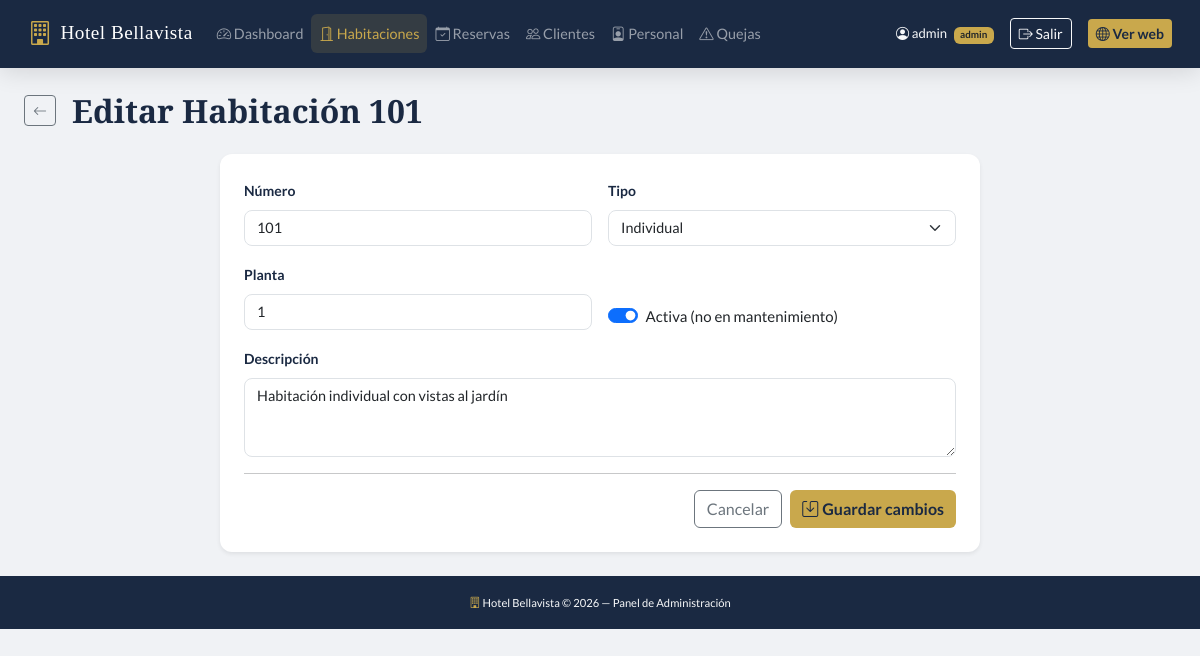
The app's page /admin/rooms/edit.php?id=1 (signed in) with its own data.
### tables this page shows
CREATE TABLE `room` (
  `room_id`         INT(10) NOT NULL AUTO_INCREMENT,
  `room_type_id`    INT(10) NOT NULL,
  `room_no`         VARCHAR(10) NOT NULL,
  `floor`           INT(5) NOT NULL DEFAULT 1,
  `status`          TINYINT(1) NOT NULL DEFAULT 1 COMMENT '1=disponible, 0=mantenimiento',
  `check_in_status` TINYINT(1) NOT NULL DEFAULT 0 COMMENT '1=ocupada, 0=libre',
  `description`     TEXT DEFAULT NULL,
  PRIMARY KEY (`room_id`),
  UNIQUE KEY `room_no` (`room_no`),
  FOREIGN KEY (`room_type_id`) REFERENCES `room_type`(`room_type_id`)
);

CREATE TABLE `room_type` (
  `room_type_id`   INT(10) NOT NULL AUTO_INCREMENT,
  `room_type_name` VARCHAR(100) NOT NULL,
  `description`    TEXT DEFAULT NULL,
  `base_price`     DECIMAL(10,2) NOT NULL DEFAULT 0.00,
  `capacity`       INT(5) NOT NULL DEFAULT 1,
  PRIMARY KEY (`room_type_id`)
);

### admin/rooms/edit.php (the view, shortened to what this page needs)
<?php
$db  = getDB();
$id  = (int)($_GET['id'] ?? 0);
$hab = $db->prepare("SELECT r.*, rt.base_price FROM room r JOIN room_type rt ON r.room_type_id = rt.room_type_id WHERE r.room_id = ?");
$hab->execute([$id]); $hab = $hab->fetch();
$tipos = $db->query("SELECT * FROM room_type")->fetchAll();
require_once '../../includes/header.php';
?>
<div class="d-flex align-items-center mb-4 gap-3">
    <a href="index.php" class="btn btn-sm btn-outline-secondary"><i class="bi bi-arrow-left"></i></a>
    <h2 class="font-playfair mb-0">Editar Habitación <?= htmlspecialchars($hab['room_no']) ?></h2>
</div>
<div class="row justify-content-center"><div class="col-12 col-lg-8">
<div class="card border-0 shadow-sm"><div class="card-body p-4">
<form method="POST">
    <div class="row g-3">
        <div class="col-md-6">
            <label class="form-label">Número</label>
            <input type="text" class="form-control" name="room_no" value="<?= htmlspecialchars($hab['room_no']) ?>" required>
        </div>
        <div class="col-md-6">
            <label class="form-label">Tipo</label>
            <select class="form-select" name="room_type_id" required>
                <?php foreach ($tipos as $t): ?>
                <option value="<?= $t['room_type_id'] ?>" <?= $hab['room_type_id'] == $t['room_type_id'] ? 'selected' : '' ?>>
                    <?= htmlspecialchars($t['room_type_name']) ?>
                </option>
                <?php endforeach; ?>
            </select>
        </div>
        <div class="col-md-6">
            <label class="form-label">Planta</label>
            <input type="number" class="form-control" name="floor" value="<?= $hab['floor'] ?>" min="1" max="20" required>
        </div>
        <div class="col-md-6 d-flex align-items-end">
            <div class="form-check form-switch">
                <input class="form-check-input" type="checkbox" name="status" id="status" <?= $hab['status'] ? 'checked' : '' ?>>
                <label class="form-check-label" for="status">Activa (no en mantenimiento)</label>
            </div>
        </div>
        <div class="col-12">
            <label class="form-label">Descripción</label>
            <textarea class="form-control" name="description" rows="3"><?= htmlspecialchars($hab['description'] ?? '') ?></textarea>
        </div>
    </div>
    <hr>
    <div class="d-flex gap-2 justify-content-end">
        <a href="index.php" class="btn btn-outline-secondary">Cancelar</a>
        <button type="submit" class="btn btn-gold"><i class="bi bi-save me-1"></i>Guardar cambios</button>
    </div>
</form>
</div></div></div></div>
<?php require_once '../../includes/footer.php'; ?>

### assets/css/style.css (style rules this page uses)
:root { --color-primario: #1a2942; --color-secundario: #2c4a7c; --color-gold: #c9a84c; --color-gold-light: #f0d080; --color-blanco: #ffffff; --color-gris-claro: #f8f9fa; --color-gris: #6c757d; --color-texto: #2d3748; --fuente-titulos: 'Playfair Display', Georgia, serif; --fuente-texto: 'Lato', 'Helvetica Neue', sans-serif; --sombra-suave: 0 2px 15px rgba(0,0,0,0.08); --sombra-media: 0 4px 25px rgba(0,0,0,0.12); --radio-borde: 12px; --transicion: 0.3s ease; }
*, *::before, *::after { box-sizing: border-box; }
body { font-family: var(--fuente-texto); color: var(--color-texto); background-color: #f0f2f5; font-size: 15px; line-height: 1.6; }
h1, h2, h3, h4, h5 { font-family: var(--fuente-titulos); font-weight: 700; color: var(--color-primario); }
.font-playfair { font-family: var(--fuente-titulos) !important; }
.btn-gold { background-color: var(--color-gold); color: var(--color-primario); font-weight: 700; border: none; transition: background-color var(--transicion), transform var(--transicion); }
.card { border-radius: var(--radio-borde); overflow: hidden; }
.form-control, .form-select { border-radius: 8px; border-color: #dee2e6; font-size: 0.9rem; transition: border-color var(--transicion), box-shadow var(--transicion); }
.form-label { font-weight: 600; font-size: 0.875rem; color: var(--color-primario); }

### records on screen
room: room_no "101", room_type_id "Individual", floor "1", status "☑", description "Habitación individual con vistas al jardín"

### other values on screen
currentUser() "admin"
$userRole "admin"
